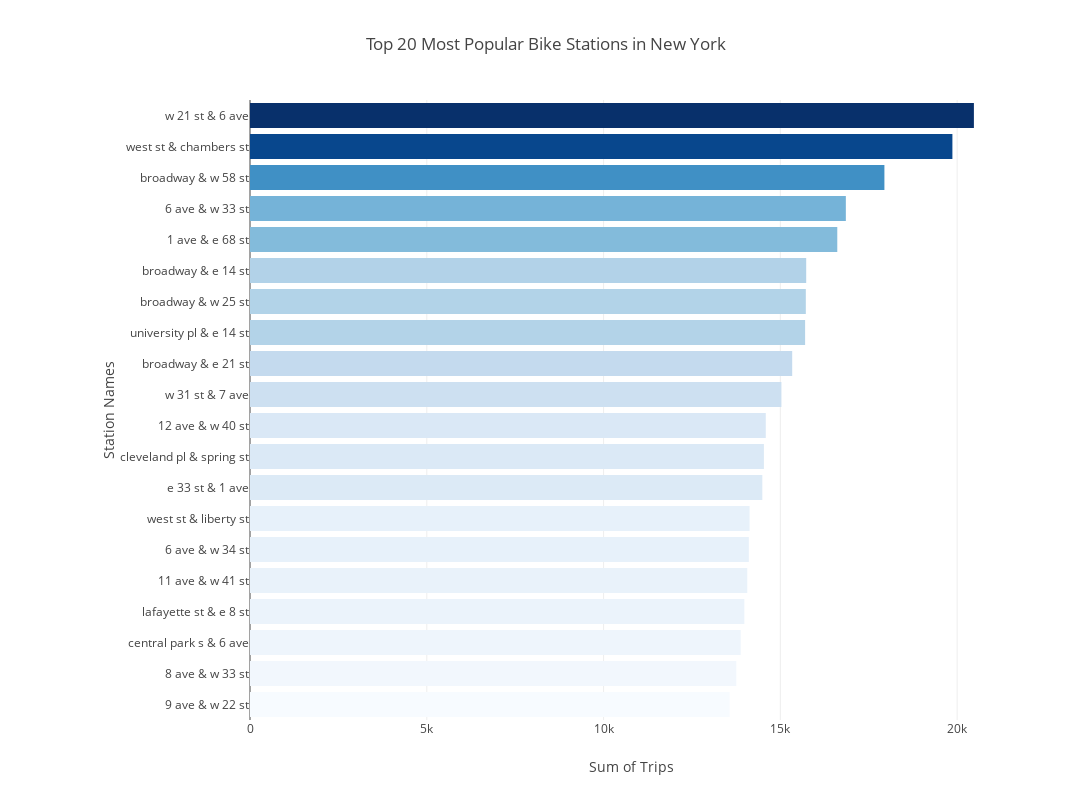

The notebook cell saved with this chart:
### Code cell
# Plot the bar chart for the top 20 popular stations
fig = go.Figure(
    go.Bar(
        x=top_20_latest['value'],          # numeric values on x-axis
        y=top_20_latest['station'],        # categories on y-axis
        orientation='h',                   # makes it horizontal
        marker=dict(
            color=top_20_latest['value'],
            colorscale='Blues'
        )
    )
)

fig.update_layout(
    title=dict(
        text="Top 20 Most Popular Bike Stations in New York",
        x=0.5,
        xanchor='center'
    ),
    width=1200,
    height=800,
    xaxis_title="Sum of Trips",
    yaxis_title="Station Names",
    yaxis=dict(autorange="reversed"),
    margin=dict(l=250)   # important for long station names
)

fig.show()

### Figure 1 — Plotly figure (JSON) as saved in the notebook; plotly's stock layout.template omitted (floating-point values rounded to 4 significant figures)
{"data": [{"marker": {"color": [20474, 19866, 17943, 16852, 16610, 15731, 15720, 15700, 15335, 15030, 14588, 14535, 14490, 14130, 14108, 14064, 13982, 13878, 13754, 13565], "colorscale": [[0, "rgb(247,251,255)"], [0.125, "rgb(222,235,247)"], [0.25, "rgb(198,219,239)"], [0.375, "rgb(158,202,225)"], [0.5, "rgb(107,174,214)"], [0.625, "rgb(66,146,198)"], [0.75, "rgb(33,113,181)"], [0.875, "rgb(8,81,156)"], [1, "rgb(8,48,107)"]]}, "orientation": "h", "type": "bar", "x": [20474, 19866, 17943, 16852, 16610, 15731, 15720, 15700, 15335, 15030, 14588, 14535, 14490, 14130, 14108, 14064, 13982, 13878, 13754, 13565], "y": ["w 21 st & 6 ave", "west st & chambers st", "broadway & w 58 st", "6 ave & w 33 st", "1 ave & e 68 st", "broadway & e 14 st", "broadway & w 25 st", "university pl & e 14 st", "broadway & e 21 st", "w 31 st & 7 ave", "12 ave & w 40 st", "cleveland pl & spring st", "e 33 st & 1 ave", "west st & liberty st", "6 ave & w 34 st", "11 ave & w 41 st", "lafayette st & e 8 st", "central park s & 6 ave", "8 ave & w 33 st", "9 ave & w 22 st"]}], "layout": {"height": 800, "margin": {"l": 250}, "title": {"text": "Top 20 Most Popular Bike Stations in New York", "x": 0.5, "xanchor": "center"}, "width": 1200, "xaxis": {"title": {"text": "Sum of Trips"}}, "yaxis": {"autorange": "reversed", "title": {"text": "Station Names"}}}}
